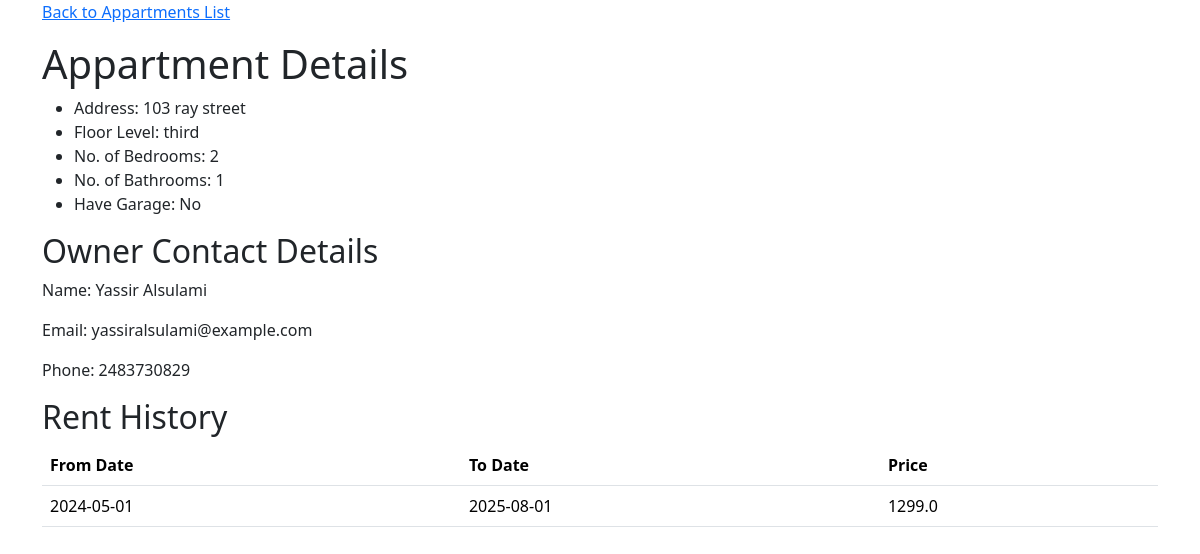
The page /appartments/17/view on the database its author committed.
### tables this page shows
CREATE TABLE appartments (
    id INTEGER PRIMARY KEY AUTOINCREMENT,
    address TEXT NOT NULL,
    floor_level TEXT CHECK (floor_level IN ('first', 'second', 'third')) NOT NULL,
    number_of_bedrooms INTEGER,
    number_of_bathrooms INTEGER,
    does_have_garage BOOLEAN,
    user_id INTEGER,
    -- Foreign key constraint
    FOREIGN KEY (user_id) REFERENCES user(id)
    -- Indexing
    -- INDEX idx_appartments_address (address)
);

CREATE TABLE user (
    id INTEGER PRIMARY KEY AUTOINCREMENT,
    name TEXT NOT NULL,
    email TEXT NOT NULL UNIQUE,
    phone TEXT
    -- Indexing
     -- INDEX idx_user_name (name),
   -- INDEX idx_user_email (email)
);

CREATE TABLE rent_history (
    id INTEGER PRIMARY KEY AUTOINCREMENT,
    from_date DATE NOT NULL,
    to_date DATE NOT NULL,
    price REAL NOT NULL,
    appartment_id INTEGER,
    -- Foreign key constraint
    FOREIGN KEY (appartment_id) REFERENCES appartments(id)
    -- Indexing
    -- INDEX idx_rent_history_from_date (from_date),
    -- INDEX idx_rent_history_to_date (to_date)
);

### app.py (the view)
@app.route('/appartments/<int:id>/view')
def appartment_detail(id):
    cursor.execute("SELECT * FROM appartments WHERE id = ?", (id,))
    appartment = cursor.fetchone()
    owner_id = appartment['user_id']
    owner = None
    if owner_id:
        cursor.execute("SELECT * FROM user WHERE id = ?", (owner_id,))
        owner = cursor.fetchone()
    cursor.execute("SELECT * FROM rent_history WHERE appartment_id = ? ORDER BY id DESC", (id,))
    rent_history = cursor.fetchall()
    return render_template('appartment-detail.html', title="Appartment Detail", appartment=appartment, owner=owner, rent_history=rent_history)

### templates/appartment-detail.html (shortened to what this page needs)
<!DOCTYPE html>
<html lang="en">
  <head>
    <link
      rel="stylesheet"
      href="https://cdn.jsdelivr.net/npm/bootstrap@5.3.2/dist/css/bootstrap.min.css"
    />
  </head>
  <body>
    <div class="container">
      <p>
        <a href="/">Back to Appartments List</a>
      </p>
      <h1>Appartment Details</h1>
      <ul>
        <li>Address: {{ appartment.address }}</li>
        <li>Floor Level: {{ appartment.floor_level }}</li>
        <li>No. of Bedrooms: {{ appartment.number_of_bedrooms }}</li>
        <li>No. of Bathrooms: {{ appartment.number_of_bathrooms }}</li>
        <li>
          Have Garage: {{ "Yes" if appartment.does_have_garage else "No" }}
        </li>
      </ul>
      {% if owner %}
      <h2>Owner Contact Details</h2>
      <p>Name: {{ owner.name }}</p>
      <p>Email: {{ owner.email }}</p>
      <p>Phone: {{ owner.phone }}</p>
      {% endif %}
      <h2>Rent History</h2>
      <table class="table">
        <thead>
          <tr>
            <th>From Date</th>
            <th>To Date</th>
            <th>Price</th>
          </tr>
        </thead>
        <tbody>
          {% for rent in rent_history %}
          <tr>
            <td>{{ rent.from_date }}</td>
            <td>{{ rent.to_date }}</td>
            <td>{{ rent.price }}</td>
          </tr>
          {% endfor %}
        </tbody>
      </table>
    </div>
  </body>
</html>

### rows shown on the page
appartments: address "103 ray street", floor_level "third", number_of_bedrooms "2", number_of_bathrooms "1", does_have_garage "No"
user: name "Yassir Alsulami", email "yassiralsulami@example.com", phone "2483730829"
rent_history: from_date "2024-05-01", to_date "2025-08-01", price "1299.0"
